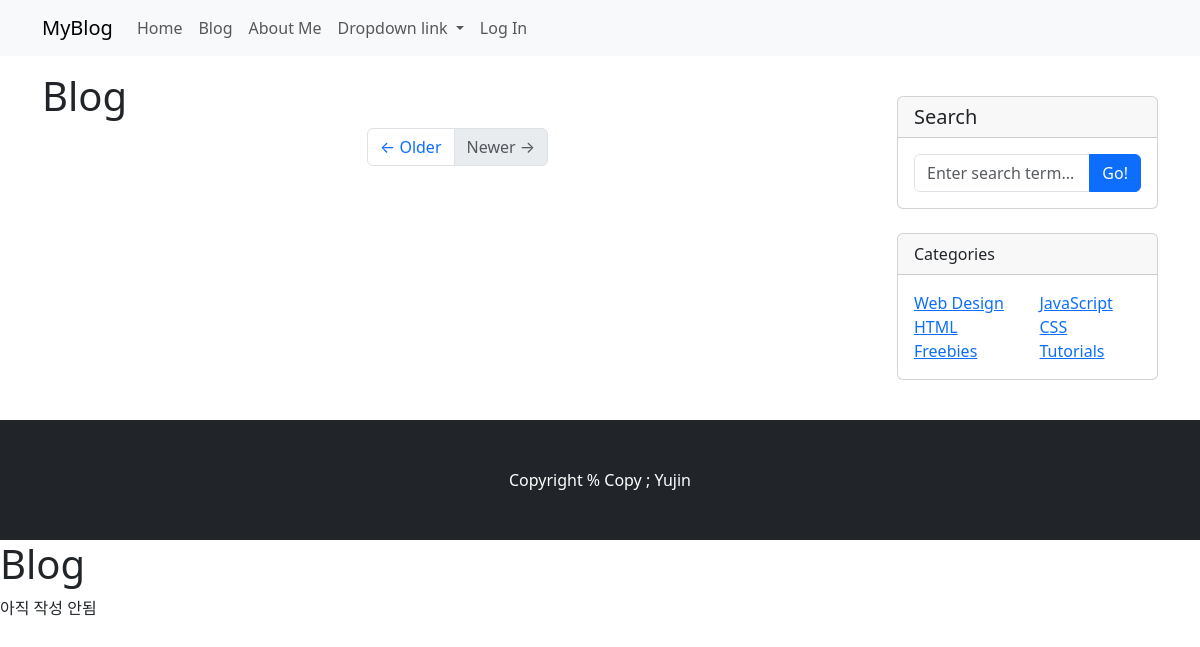
Before: /blog/ with the older database file.
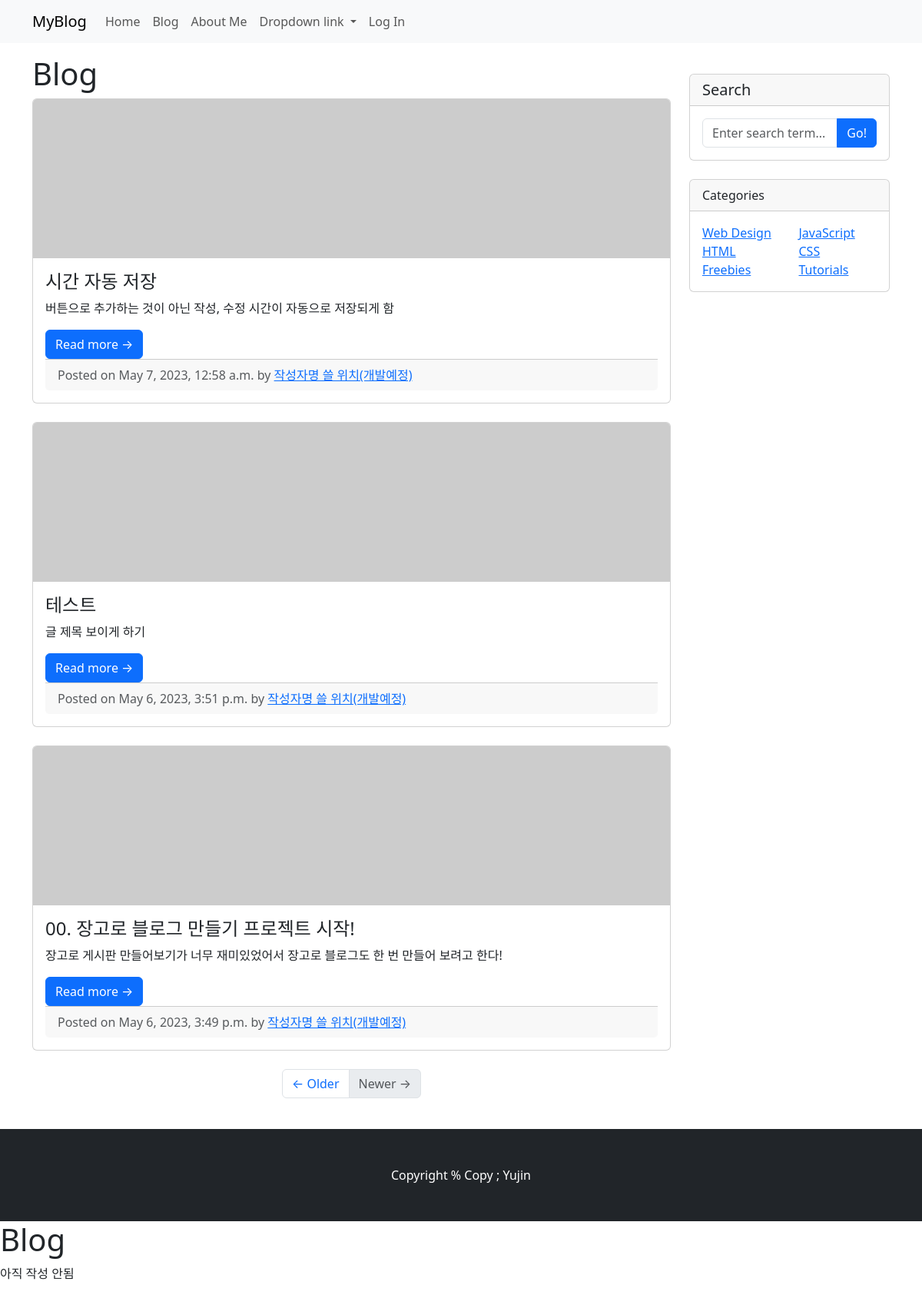
After: the same page with the newer database file.
### blog/models.py (models this page shows, shortened)
class Post(models.Model):
    title = models.CharField(max_length=30)
    hook_text = models.CharField(max_length=100, blank=True)
    content = models.TextField()
    head_image = models.ImageField(upload_to='blog/images/%Y/%m/%d/', blank=True)
    file_upload = models.FileField(upload_to='blog/files/%Y/%m/%d/', blank=True)
    created_at = models.DateTimeField(auto_now_add=True)
    updated_at = models.DateTimeField(auto_now=True)
    def get_absolute_url(self):
        return f'/blog/{self.pk}/'

### blog/views.py (the view)
# urls.py: path('', views.PostList.as_view()),
class PostList(ListView):
    model = Post
    ordering = '-pk'

### blog/templates/blog/post_list.html (shortened to what this page needs)
<!DOCTYPE html>
{% load static %}
<html>
<head>
    <link rel="stylesheet" href="{% static 'blog/bootstrap/bootstrap.min.css' %}" media="screen">
</head>
<body>
    <nav class="navbar navbar-expand-lg navbar-light bg-light">
        <div class="container">
            <a class="navbar-brand" href="./index.html">MyBlog</a>
            <div class="collapse navbar-collapse" id="navbarNavDropdown">
                <ul class="navbar-nav">
                    <li class="nav-item active">
                        <a class="nav-link" href="./index.html">Home <span class="sr-only">(current)</span></a>
                    </li>
                    <li class="nav-item">
                        <a class="nav-link" href="./post_list.html">Blog</a>
                    </li>
                    <li class="nav-item">
                        <a class="nav-link" href="about_me.html">About Me</a>
                    </li>
                    <li class="nav-item dropdown">
                        <a class="nav-link dropdown-toggle" href="#" id="navbarDropdownMenuLink"
                           role="button" data-toggle="dropdown" aria-haspopup="true" aria-expanded="false">
                        Dropdown link
                        </a>
                    </li>
                </ul>
                <ul class="navbar-nav ml-auto">
                    <li class="nav-item">
                        <a class="nav-link" href="#" data-toggle="modal" data-target="#loginModal">Log In</a>
                    </li>
                </ul>
            </div>
        </div>
    </nav>
    <div class="container my-3">
        <div class="row">
            <div class="col-md-8 col-lg-9">
                <h1>Blog</h1>
                {% for p in post_list %}
                <div class="card mb-4">
                    {% if p.head_image %}
                        <img class="card-img-top" src="{{ p.head_image.url }}" alt="{{ p }} head-image">
                    {% else %}
                        <img class="card-img-top" src="https://picsum.photos/seed/{{ p.id }}/800/200"
                             alt="random_image">
                    {% endif %}
                    <div class="card-body">
                        <h2 class="card-title h4">{{ p.title }}</h2>
                        <p class="card-text">{{p.content | truncatewords:45 }}</p>
                        <a class="btn btn-primary" href="{{ p.get_absolute_url }}">Read more &rarr;</a>
                        <div class="card-footer text-muted">
                            Posted on {{ p.created_at }} by
                            <a href="#">작성자명 쓸 위치(개발예정)</a>
                        </div>
                    </div>
                </div>
                {% endfor %}
                <ul class="pagination justify-content-center mb-4">
                    <li class="page-item">
                        <a class="page-link" href="#">&larr; Older</a>
                    </li>
                    <li class="page-item disabled">
                        <a class="page-link" href="#">Newer &rarr;</a>
                    </li>
                </ul>
            </div>
            <div class="col-md-4 col-lg-3">
                <div class="card my-4">
                    <h5 class="card-header">Search</h5>
                    <div class="card-body">
                        <div class="input-group">
                            <input class="form-control" type="text" placeholder="Enter search term..."
                                   aria-label="Enter search term..." aria-describedby="button-search" />
                            <button class="btn btn-primary" id="button-search" type="button">Go!</button>
                        </div>
                    </div>
                </div>
                <div class="card mb-4">
                    <div class="card-header">Categories</div>
                    <div class="card-body">
                        <div class="row">
                            <div class="col-sm-6">
                                <ul class="list-unstyled mb-0">
                                    <li><a href="#!">Web Design</a></li>
                                    <li><a href="#!">HTML</a></li>
                                    <li><a href="#!">Freebies</a></li>
                                </ul>
                            </div>
                            <div class="col-sm-6">
                                <ul class="list-unstyled mb-0">
                                    <li><a href="#!">JavaScript</a></li>
                                    <li><a href="#!">CSS</a></li>
                                    <li><a href="#!">Tutorials</a></li>
                                </ul>
                            </div>
                        </div>
                    </div>
                </div>
            </div>
        </div>
    </div>
    <footer class="py-5 bg-dark">
        <div class="container">
            <p class="m-0 text-center text-white">
                Copyright % Copy ; Yujin
            </p>
        </div>
    </footer>
    <h1>Blog</h1>
    <p>아직 작성 안됨</p>
</body>
</html>

Changed rows visible on the page:
added Post: title "시간 자동 저장", content "버튼으로 추가하는 것이 아닌 작성, 수정 시간이 자동으로 저장되게 함", created_at "May 7, 2023, 12:58 a.m."
added Post: title "테스트", content "글 제목 보이게 하기", created_at "May 6, 2023, 3:51 p.m."
added Post: title "00. 장고로 블로그 만들기 프로젝트 시작!", content "장고로 게시판 만들어보기가 너무 재미있었어서 장고로 블로그도 한 번 만들어 보려고 한다!", created_at "May 6, 2023, 3:49 p.m."
